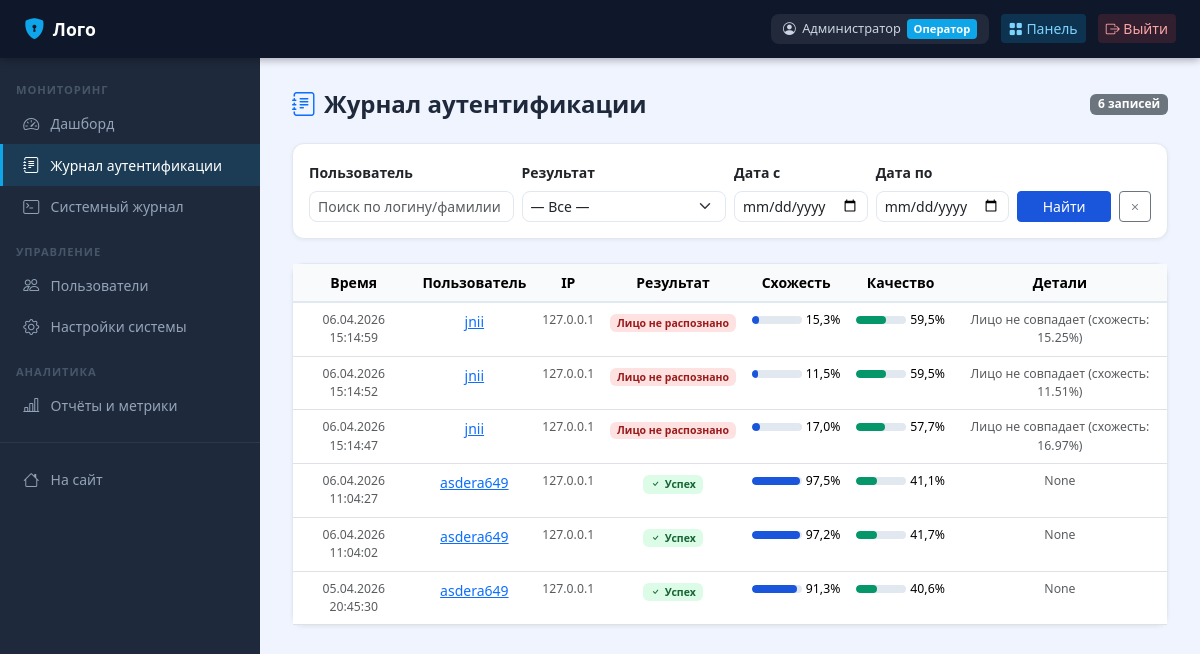
The page /operator/logs/auth/ (signed in) on the database as committed earlier.
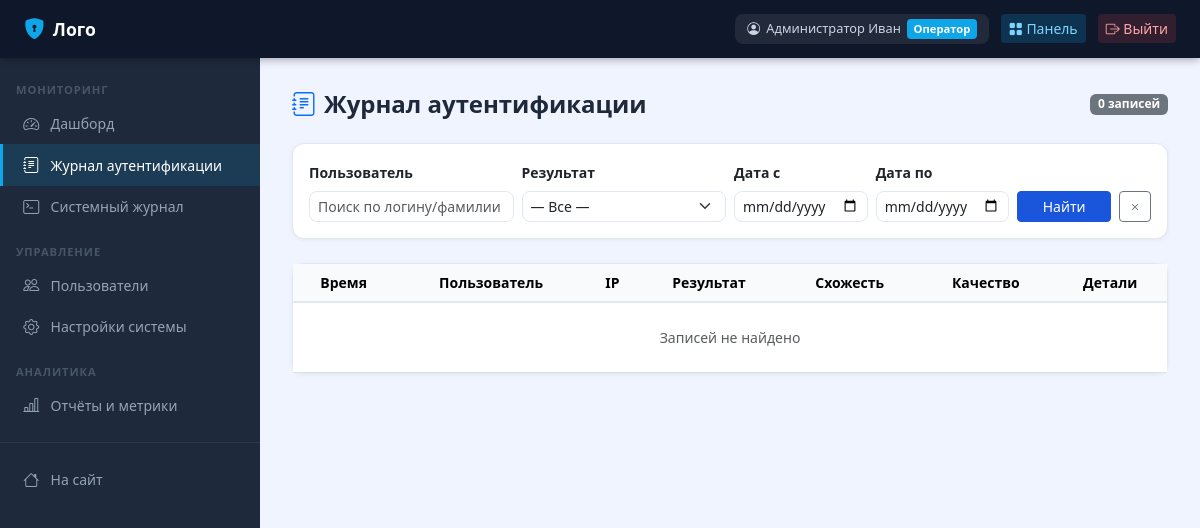
The same page on the database as committed later.
### apps/accounts/models.py (models this page shows, shortened)
class CustomUser(AbstractUser):
    patronymic = models.CharField('Отчество', max_length=150, blank=True)
    phone = models.CharField('Телефон', max_length=20, blank=True)
    is_operator = models.BooleanField('Оператор', default=False)
    is_biometric_registered = models.BooleanField('Биометрия зарегистрирована', default=False)
    failed_attempts = models.PositiveIntegerField('Неудачных попыток', default=0)
    locked_until = models.DateTimeField('Заблокирован до', null=True, blank=True)
    created_at = models.DateTimeField('Дата регистрации', auto_now_add=True)
    class Meta:
        verbose_name = 'Пользователь'
        verbose_name_plural = 'Пользователи'
    def get_full_name_ru(self):
        parts = [self.last_name, self.first_name, self.patronymic]
        return ' '.join(p for p in parts if p) or self.username

### apps/biometric/models.py (models this page shows, shortened)
class AuthenticationLog(models.Model):
    RESULT_SUCCESS = 'success'
    RESULT_FAIL_QUALITY = 'fail_quality'
    RESULT_FAIL_NO_FACE = 'fail_no_face'
    RESULT_FAIL_RECOGNITION = 'fail_recognition'
    RESULT_FAIL_LIVENESS = 'fail_liveness'
    RESULT_FAIL_LOCKED = 'fail_locked'
    RESULT_CHOICES = [
        (RESULT_SUCCESS, 'Успех'),
        (RESULT_FAIL_QUALITY, 'Низкое качество изображения'),
        (RESULT_FAIL_NO_FACE, 'Лицо не обнаружено'),
        (RESULT_FAIL_RECOGNITION, 'Лицо не распознано'),
        (RESULT_FAIL_LIVENESS, 'Проверка живости не пройдена'),
        (RESULT_FAIL_LOCKED, 'Аккаунт заблокирован'),
    ]
    user = models.ForeignKey(
        settings.AUTH_USER_MODEL, on_delete=models.SET_NULL,
        null=True, blank=True, related_name='auth_logs', verbose_name='Пользователь'
    )
    attempted_username = models.CharField('Введённый логин', max_length=150, blank=True)
    timestamp = models.DateTimeField('Время', auto_now_add=True, db_index=True)
    result = models.CharField('Результат', max_length=30, choices=RESULT_CHOICES)
    recognition_confidence = models.FloatField('Уверенность распознавания', default=0.0)
    quality_score = models.FloatField('Оценка качества', default=0.0)
    liveness_score = models.FloatField('Оценка живости (заглушка)', null=True, blank=True)
    failure_reason = models.TextField('Причина отказа', null=True, blank=True)
    ip_address = models.GenericIPAddressField('IP-адрес', null=True, blank=True)
    user_agent = models.CharField('User-Agent', max_length=500, blank=True)
    class Meta:
        verbose_name = 'Журнал аутентификации'
        verbose_name_plural = 'Журнал аутентификации'
        ordering = ['-timestamp']

### apps/operator/views.py (the view)
    @login_required
    def wrapped(request, *args, **kwargs):
        if not request.user.is_operator and not request.user.is_superuser:
            messages.error(request, 'Доступ запрещён. Требуются права оператора.')
            return redirect('home')
        return view_func(request, *args, **kwargs)

### apps/operator/views.py (called while the page is built)
def operator_required(view_func):
    @login_required
    def wrapped(request, *args, **kwargs):
        if not request.user.is_operator and not request.user.is_superuser:
            messages.error(request, 'Доступ запрещён. Требуются права оператора.')
            return redirect('home')
        return view_func(request, *args, **kwargs)
    return wrapped

### templates/operator/auth_logs.html (shortened to what this page needs)
{% extends "operator/base_operator.html" %}
{% block op_content %}
<div class="page-header">
  <h1><i class="bi bi-journal-text me-2 text-primary"></i>Журнал аутентификации</h1>
  <span class="badge bg-secondary">{{ total_count }} записей</span>
</div>
<div class="card mb-4">
  <div style="padding:1rem">
    <form method="get" class="row g-2 align-items-end">
      <div class="col-md-3">
        <label class="form-label small fw-semibold">Пользователь</label>
        <input type="text" name="username" value="{{ user_filter }}" class="form-control form-control-sm" placeholder="Поиск по логину/фамилии">
      </div>
      <div class="col-md-3">
        <label class="form-label small fw-semibold">Результат</label>
        <select name="result" class="form-select form-select-sm">
          <option value="">— Все —</option>
        </select>
      </div>
      <div class="col-md-2">
        <label class="form-label small fw-semibold">Дата с</label>
        <input type="date" name="date_from" value="{{ date_from }}" class="form-control form-control-sm">
      </div>
      <div class="col-md-2">
        <label class="form-label small fw-semibold">Дата по</label>
        <input type="date" name="date_to" value="{{ date_to }}" class="form-control form-control-sm">
      </div>
      <div class="col-md-2 d-flex gap-2">
        <button type="submit" class="btn btn-primary btn-sm flex-grow-1">Найти</button>
        <a href="{% url 'auth_logs' %}" class="btn btn-outline-secondary btn-sm"><i class="bi bi-x"></i></a>
      </div>
    </form>
  </div>
</div>
<div class="card">
  <div style="overflow-x:auto">
    <table class="table mb-0 text-center">
      <thead><tr><th>Время</th><th>Пользователь</th><th>IP</th><th>Результат</th><th>Схожесть</th><th>Качество</th><th>Детали</th></tr></thead>
      <tbody>
        {% for log in page %}
        <tr>
          <td class="text-muted small">{{ log.timestamp|date:"d.m.Y H:i:s" }}</td>
          <td>
            {% if log.user %}<a href="{% url 'user_detail' log.user.pk %}">{{ log.attempted_username }}</a>
            {% else %}<span class="text-muted">{{ log.attempted_username }}</span>{% endif %}
          </td>
          <td class="text-muted small">{{ log.ip_address|default:"—" }}</td>
          <td>
            {% if log.result == 'success' %}
              <span class="badge badge-success"><i class="bi bi-check me-1"></i>Успех</span>
            {% else %}
              <span class="badge badge-danger">{{ log.get_result_display }}</span>
            {% endif %}
          </td>
          <td>
            <div class="d-flex align-items-center gap-1">
              <div class="metric-bar" style="width:50px"><div class="metric-bar-fill" style="background:#1a56db;width:{{ log.recognition_confidence|floatformat:0 }}%"></div></div>
              <span class="small">{{ log.recognition_confidence|floatformat:1 }}%</span>
            </div>
          </td>
          <td>
            <div class="d-flex align-items-center gap-1">
              <div class="metric-bar" style="width:50px"><div class="metric-bar-fill" style="background:#059669;width:{{ log.quality_score|floatformat:0 }}%"></div></div>
              <span class="small">{{ log.quality_score|floatformat:1 }}%</span>
            </div>
          </td>
          <td class="text-muted small">{{ log.failure_reason|truncatechars:40 }}</td>
        </tr>
        {% empty %}<tr><td colspan="7" class="text-center text-muted py-4">Записей не найдено</td></tr>{% endfor %}
      </tbody>
    </table>
  </div>
</div>
{% endblock %}

### templates/operator/base_operator.html (shortened to what this page needs)
{% extends "base.html" %}
{% block sidebar %}
<div class="sidebar" id="sidebar">
  <div class="nav-section">Мониторинг</div>
  <a href="{% url 'operator_dashboard' %}" class="{% if request.resolver_match.url_name == 'operator_dashboard' %}active{% endif %}">
    <i class="bi bi-speedometer2"></i> Дашборд
  </a>
  <a href="{% url 'auth_logs' %}" class="{% if request.resolver_match.url_name == 'auth_logs' %}active{% endif %}">
    <i class="bi bi-journal-text"></i> Журнал аутентификации
  </a>
  <a href="{% url 'system_logs' %}" class="{% if request.resolver_match.url_name == 'system_logs' %}active{% endif %}">
    <i class="bi bi-terminal"></i> Системный журнал
  </a>
  <div class="nav-section" style="margin-top:.5rem">Управление</div>
  <a href="{% url 'users_list' %}" class="{% if 'user' in request.resolver_match.url_name %}active{% endif %}">
    <i class="bi bi-people"></i> Пользователи
  </a>
  <a href="{% url 'system_settings' %}" class="{% if request.resolver_match.url_name == 'system_settings' %}active{% endif %}">
    <i class="bi bi-gear"></i> Настройки системы
  </a>
  <div class="nav-section" style="margin-top:.5rem">Аналитика</div>
  <a href="{% url 'reports' %}" class="{% if request.resolver_match.url_name == 'reports' %}active{% endif %}">
    <i class="bi bi-bar-chart-line"></i> Отчёты и метрики
  </a>
  <div style="border-top:1px solid rgba(255,255,255,.07);margin:1rem 0"></div>
  <a href="{% url 'home' %}"><i class="bi bi-house"></i> На сайт</a>
</div>
{% endblock %}
{% block content %}
<div style="margin-left:0px">{% block op_content %}{% endblock %}</div>
{% endblock %}

### templates/base.html (shortened to what this page needs)
<!DOCTYPE html>
<html lang="ru">
<head>
{% load static %}
<link href="https://cdnjs.cloudflare.com/ajax/libs/bootstrap/5.3.2/css/bootstrap.min.css" rel="stylesheet">
<link href="https://cdnjs.cloudflare.com/ajax/libs/bootstrap-icons/1.11.3/font/bootstrap-icons.min.css" rel="stylesheet">
</head>
<body>
{% block topbar %}
<nav class="topbar">
  <a href="{% url 'home' %}" class="brand"><i class="bi bi-shield-lock-fill"></i>Лого</a>
  <div class="ms-auto">
    {% if user.is_authenticated %}
      <div class="user-badge">
        <i class="bi bi-person-circle"></i>
        {{ user.get_full_name_ru }}
        {% if user.is_operator or user.is_superuser %}<span class="role">Оператор</span>{% endif %}
      </div>
      {% if user.is_operator or user.is_superuser %}
        <a href="{% url 'operator_dashboard' %}" class="btn btn-sm" style="background:rgba(14,165,233,.2);color:#7dd3fc;border:none;">
          <i class="bi bi-grid-fill"></i> Панель
        </a>
      {% endif %}
      <a href="{% url 'logout' %}" class="btn btn-sm" style="background:rgba(239,68,68,.15);color:#fca5a5;border:none;">
        <i class="bi bi-box-arrow-right"></i> Выйти
      </a>
    {% endif %}
  </div>
</nav>
{% endblock %}
{% block layout %}
<div class="main-wrap {% block sidebar_class %}no-sidebar{% endblock %}">
  {% block sidebar %}{% endblock %}
  <div class="page-content">
    {% block content %}{% endblock %}
  </div>
</div>
{% endblock %}
</body>
</html>

### templates/base.html (style rules this page uses)
:root { --primary: #1a56db; --primary-dark: #1341b2; --accent: #0ea5e9; --success: #059669; --danger: #dc2626; --warning: #d97706; --bg: #f0f4ff; --card-bg: #ffffff; --text: #1e293b; --muted: #64748b; --border: #e2e8f0; --sidebar-w: 260px; }
body { background: var(--bg); color: var(--text); font-family: 'Segoe UI', system-ui, sans-serif; min-height: 100vh; }
.topbar { background: #0f172a; color: #f1f5f9; height: 58px; position: fixed; top: 0; left: 0; right: 0; z-index: 1000; display: flex; align-items: center; padding: 0 1.5rem; gap: 1rem; box-shadow: 0 2px 8px rgba(0,0,0,.3); }
.topbar .brand { font-weight: 700; font-size: 1.1rem; color: #fff; text-decoration: none; display: flex; align-items: center; gap: .5rem; }
.topbar .brand i { color: var(--accent); font-size: 1.3rem; }
.topbar .ms-auto { margin-left: auto !important; display: flex; align-items: center; gap: .75rem; }
.topbar .user-badge { background: rgba(255,255,255,.08); border-radius: 8px; padding: .3rem .75rem; font-size: .8rem; color: #cbd5e1; display: flex; align-items: center; gap: .4rem; }
.topbar .user-badge .role { background: var(--accent); color: #fff; border-radius: 4px; padding: .1rem .4rem; font-size: .7rem; font-weight: 600; }
.sidebar { position: fixed; top: 58px; left: 0; width: var(--sidebar-w); bottom: 0; background: #1e293b; overflow-y: auto; padding: 1rem 0; z-index: 900; }
.sidebar .nav-section { padding: .5rem 1rem .25rem; font-size: .7rem; font-weight: 700; text-transform: uppercase; letter-spacing: .08em; color: #475569; }
.sidebar a { display: flex; align-items: center; gap: .65rem; padding: .55rem 1.2rem; color: #94a3b8; text-decoration: none; font-size: .875rem; border-left: 3px solid transparent; transition: all .15s; }
.sidebar a.active { color: #fff; background: rgba(14,165,233,.15); border-left-color: var(--accent); }
.sidebar a i { width: 18px; text-align: center; font-size: 1rem; }
.main-wrap { margin-left: var(--sidebar-w); padding-top: 58px; min-height: 100vh; }
.page-content { padding: 2rem; }
.card { border: 1px solid var(--border); border-radius: 12px; box-shadow: 0 1px 4px rgba(0,0,0,.06); }
.table { font-size: .875rem; }
.table thead th { background: #f8fafc; font-weight: 600; border-bottom: 2px solid var(--border); }
.form-control, .form-select { border-color: var(--border); border-radius: 8px; }
.btn-primary { background: var(--primary); border-color: var(--primary); }
.page-header { display: flex; align-items: center; justify-content: space-between; margin-bottom: 1.5rem; }
.page-header h1 { font-size: 1.5rem; font-weight: 700; margin: 0; }

Rows that differ between the two databases and show on the page:
removed AuthenticationLog: timestamp "06.04.2026 15:14:59", attempted_username "jnii", ip_address "127.0.0.1", result "Лицо не распознано", recognition_confidence "15,3", quality_score "59,5", failure_reason "Лицо не совпадает (схожесть: 15.25%)"
removed AuthenticationLog: timestamp "06.04.2026 15:14:52", attempted_username "jnii", ip_address "127.0.0.1", result "Лицо не распознано", recognition_confidence "11,5", quality_score "59,5", failure_reason "Лицо не совпадает (схожесть: 11.51%)"
removed AuthenticationLog: timestamp "06.04.2026 15:14:47", attempted_username "jnii", ip_address "127.0.0.1", result "Лицо не распознано", recognition_confidence "17,0", quality_score "57,7", failure_reason "Лицо не совпадает (схожесть: 16.97%)"
removed AuthenticationLog: timestamp "06.04.2026 11:04:27", attempted_username "asdera649", ip_address "127.0.0.1", result "success" (drawn), recognition_confidence "97,5", quality_score "41,1", failure_reason "None"
removed AuthenticationLog: timestamp "06.04.2026 11:04:02", attempted_username "asdera649", ip_address "127.0.0.1", result "success" (drawn), recognition_confidence "97,2", quality_score "41,7", failure_reason "None"
removed AuthenticationLog: timestamp "05.04.2026 20:45:30", attempted_username "asdera649", ip_address "127.0.0.1", result "success" (drawn), recognition_confidence "91,3", quality_score "40,6", failure_reason "None"
changed CustomUser: get_full_name_ru "Администратор" → "Администратор Иван"
Other text that changed with them:
{{ total_count }}: "6" → "0"
text now shown: "Записей не найдено"
